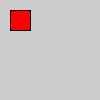
Frame 1 (no input)
Frame 60 (the mouse pressed at the canvas centre just before this capture): identical to frame 1, image omitted
Frame 120 (the mouse held since frame 60 and released just before this capture): identical to frame 1, image omitted

The Processing sketch that drew this single still picture (run headless with seeded random() and noise(); from frame 60 on, the mouse is pressed at the canvas centre):

// Processing sketch: inheritance
// ── inheritance.pde
RedSquare rs = new RedSquare();

void setup() {
}

void draw() {
  rs.draw();
}


// ── RedSquare.pde
class RedSquare extends Square {
  public void draw() {
    fill(255, 0, 0);
    super.draw();
  }
}


// ── Square.pde
class Square {
  protected int x = 10;
  protected int y = 10;

  public void draw() {
    rect(x, y, 20, 20);
  }
}
